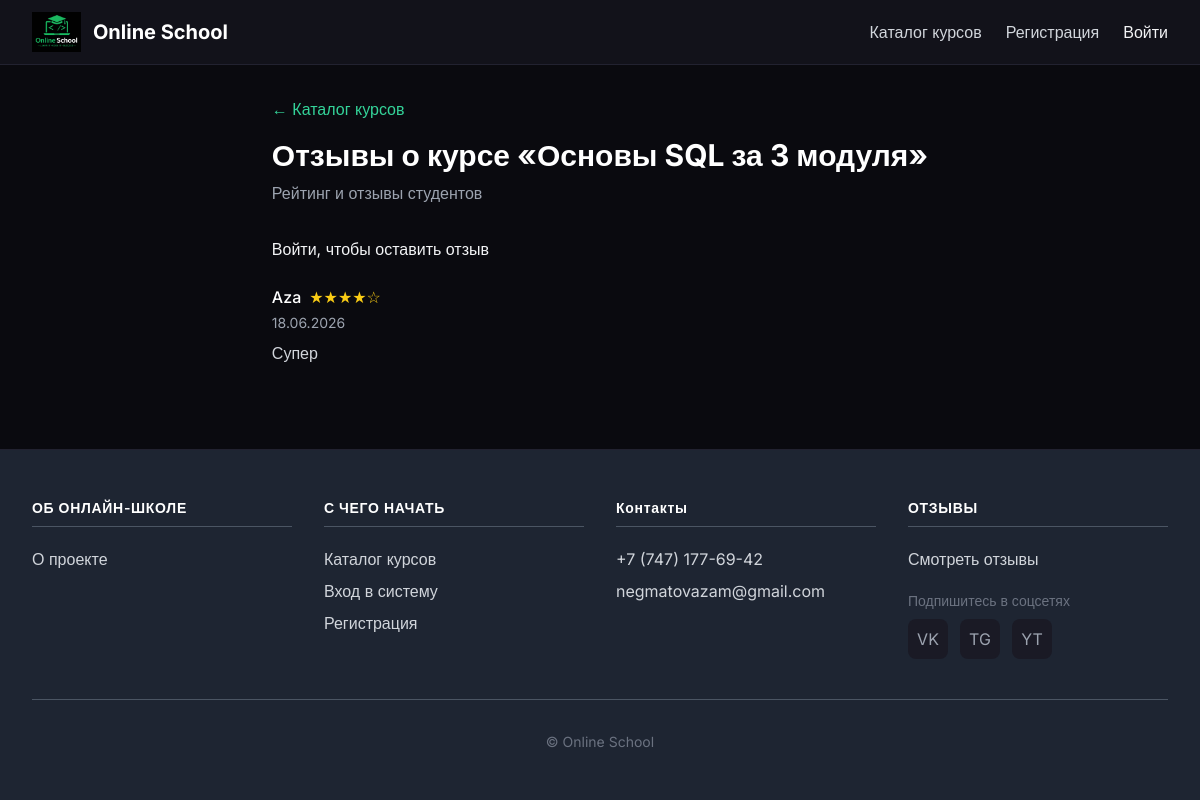
/course/1/reviews/, run on the app's committed database.
### courses/models.py (models this page shows, shortened)
class Course(models.Model):
    owner = models.ForeignKey(
        User,
        related_name='courses_created',
        on_delete=models.CASCADE
    )
    subject = models.ForeignKey(
        Subject,
        related_name='courses',
        on_delete=models.CASCADE
    )
    title = models.CharField(max_length=200)
    slug = models.SlugField(max_length=200, unique=True)
    overview = models.TextField()
    created = models.DateTimeField(auto_now_add=True)
    class Meta:
        ordering = ['-created']

class Review(models.Model):
    RATING_CHOICES = [(i, str(i)) for i in range(1, 6)]
    user = models.ForeignKey(
        User,
        related_name='reviews',
        on_delete=models.CASCADE
    )
    course = models.ForeignKey(
        Course,
        related_name='reviews',
        on_delete=models.CASCADE
    )
    rating = models.PositiveSmallIntegerField(choices=RATING_CHOICES)
    text = models.TextField(blank=True)
    created_at = models.DateTimeField(auto_now_add=True)
    class Meta:
        ordering = ['-created_at']
        unique_together = ['user', 'course']

### courses/views.py (the view)
# urls.py: path('<int:course_id>/reviews/', views.CourseReviewListView.as_view(), name='course_review_list'),
class CourseReviewListView(ListView):
    template_name = 'courses/reviews/list.html'
    context_object_name = 'reviews'
    def get_queryset(self):
        self.course = get_object_or_404(Course, id=self.kwargs['course_id'])
        return self.course.reviews.select_related('user').all()
    def get_context_data(self, **kwargs):
        ctx = super().get_context_data(**kwargs)
        ctx['course'] = self.course
        return ctx

### courses/context_processors.py (called while the page is built)
def contact_form(request):
    ctx = {'contact_form': ContactForm()}
    if request.user.is_authenticated:
        profile, _ = Profile.objects.get_or_create(user=request.user)
        ctx['user_profile'] = profile
        ctx['user_can_manage_courses'] = (
            request.user.is_staff or
            Course.objects.filter(owner=request.user).exists()
        )
    else:
        ctx['user_profile'] = None
        ctx['user_can_manage_courses'] = False
    return ctx

### courses/templates/courses/reviews/list.html (shortened to what this page needs)
{% extends "base.html" %}
{% block content %}
<div class="mb-8">
    <a href="{% url 'course_catalog' %}" class="text-emerald-400 hover:underline mb-4 inline-block">← Каталог курсов</a>
    <h1 class="text-3xl font-bold text-white mb-2">Отзывы о курсе «{{ course.title }}»</h1>
    <p class="text-gray-400">Рейтинг и отзывы студентов</p>
</div>
<div class="mb-6 flex items-center gap-4">
    {% if request.user.is_authenticated %}
    <a href="{% url 'review_create' course.id %}" class="btn-primary">+ Оставить отзыв</a>
    {% else %}
    <a href="{% url 'login' %}?next={% url 'course_review_list' course.id %}" class="btn-primary">Войти, чтобы оставить отзыв</a>
    {% endif %}
</div>
<div class="space-y-4">
    {% for review in reviews %}
    <div class="card">
        <div class="flex justify-between items-start">
            <div>
                <div class="flex items-center gap-2">
                    <span class="font-medium text-white">{{ review.user.username }}</span>
                    <span class="text-yellow-400">{% for i in "12345" %}{% if forloop.counter <= review.rating %}★{% else %}☆{% endif %}{% endfor %}</span>
                </div>
                <p class="text-gray-400 text-sm mt-1">{{ review.created_at|date:"d.m.Y" }}</p>
                {% if review.text %}<p class="text-gray-300 mt-2">{{ review.text }}</p>{% endif %}
            </div>
        </div>
    </div>
    {% empty %}
    <div class="card text-center py-16 text-gray-400">
        <p>Пока нет отзывов. Будьте первым!</p>
    </div>
    {% endfor %}
</div>
{% endblock %}

### courses/templates/base.html (style rules this page uses)
body { font-family: 'Inter', sans-serif; }
.btn-primary { @apply bg-emerald-500 hover:bg-emerald-600 text-white font-medium px-6 py-2.5 rounded-lg transition; }
.card { @apply bg-dark-800 border border-dark-600 rounded-xl p-6; }

### data on the page
Course: title "Основы SQL за 3 модуля"
Review: user.username "Aza", rating 4 (drawn), created_at "18.06.2026", text "Супер"
